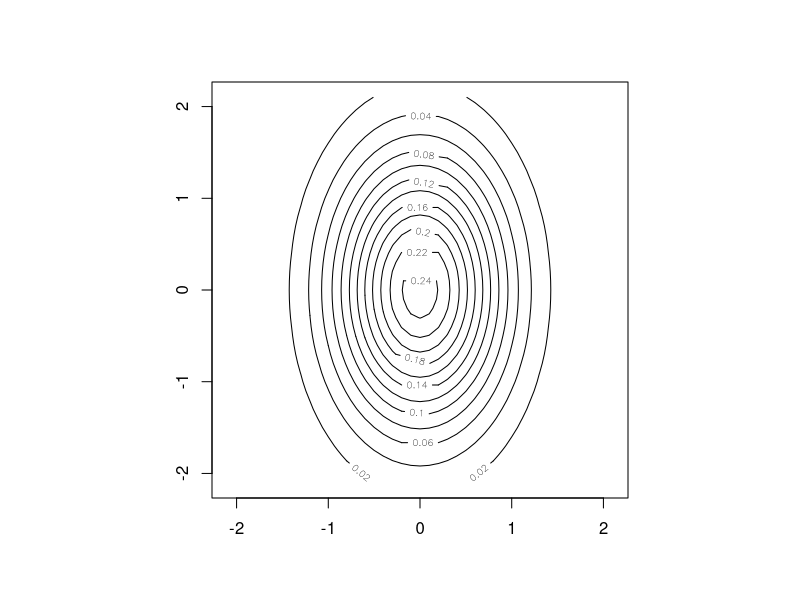

Here is the R script that generated this plot:
drawLines <- function(center, cv) {
  det <- det(cv)
  a <- cv[2, 2] / det
  b <- -cv[1, 2] / det
  c <- -cv[2, 1] / det
  d <- cv[1, 1] / det
  
  x0 <- center[1]
  y0 <- center[2]
  
  A <- d
  B <- a
  C <- -c -b
  D <- -2*d*x0 + y0*(c+b)
  E <- -2*a*y0 + x0*(c+b)
  F <- d*x0^2 + a*y0^2 + x0*y0*(-c-b)
  
  func <- function(x, y) {
    1 / (2*pi*sqrt(det)) * exp(-0.5 * (x^2*A + y^2*B + x*y*C + x*D + y*E + F))
  }
  
  X <- seq(-2-0.1, 2+0.1, 0.1)
  Y <- seq(-2-0.1, 2+0.1, 0.1)
  Z <- outer(X, Y, func)
  
  contour(X, Y, Z)
}

par(pty="s")

drawLines(c(0, 0), matrix(c(1, 0, 0, 0.4), 2, 2))
#drawLines(c(0, 0), matrix(c(1, 0, 0, 1), 2, 2))
#drawLines(c(0, 0), matrix(c(1, 1, 0, 1), 2, 2))
